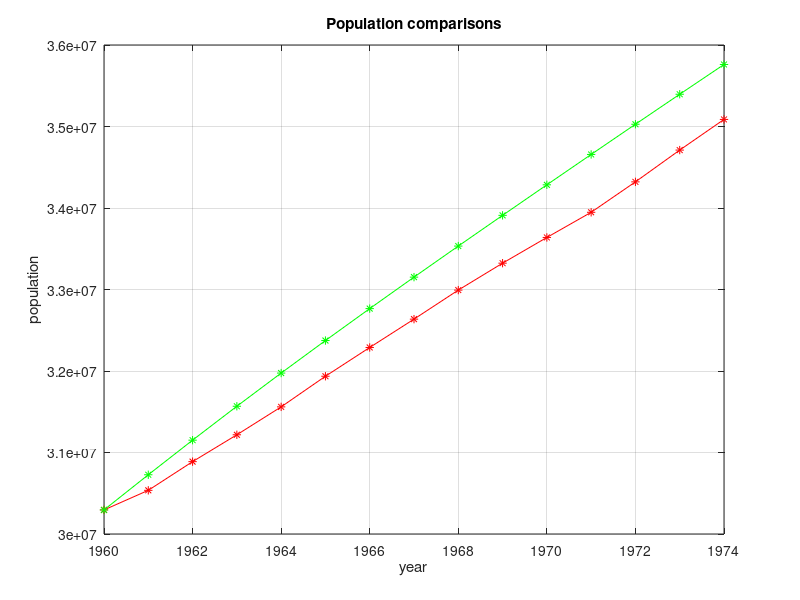
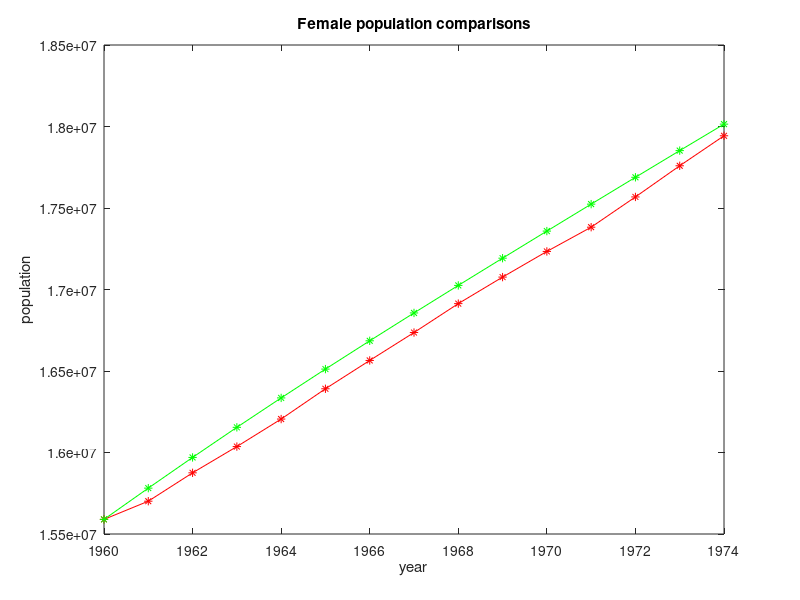
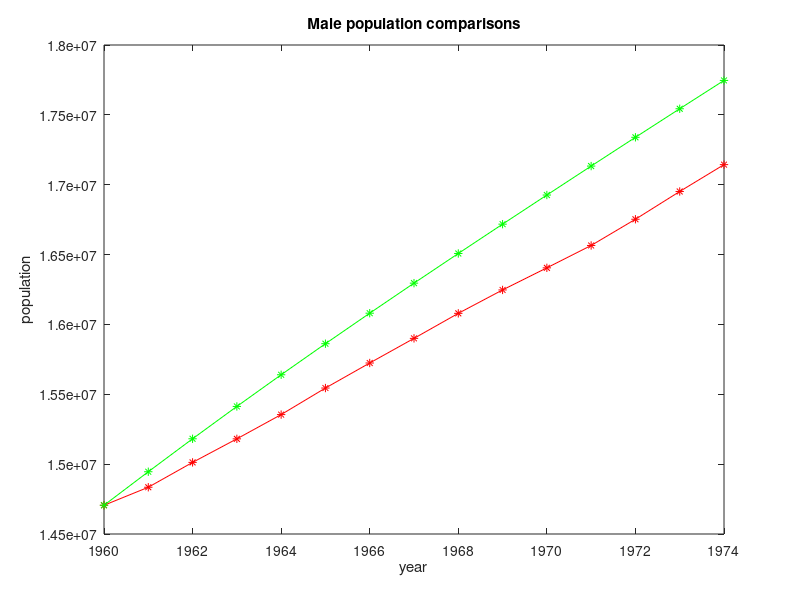

The MATLAB script that drew these images, in order:
clear all;
clc;

maxAge = 110;
l0 = 100000;
startYear = 1961;
lastYear = 1974;

%1      2
%age ratio
ratioFertility = importdata('CoefFertility.txt');%m_x
%correction data: some age duplicated (today, a person can be 13 if he was born 2003 or 2002)

j = 1;
while j <= length(ratioFertility(1:end-1, 1))
    k = j;
    while k < length(ratioFertility(1:end-1, 1))
        if ratioFertility(k, 1) == ratioFertility(k + 1, 1)
            ratioFertility(k, 2) = (ratioFertility(k, 2) + ratioFertility(k+1, 2))*0.5;%midle value
            ratioFertility(k+1, :) = [];
            break;
        end
        k = k + 1;
    end
    j = j+1;
end
%correction data: add zeros for small and large ages
ratioFertility = [...
    [0:ratioFertility(1,1)-1]', zeros(ratioFertility(1,1), 1);...
    ratioFertility;...
    [ratioFertility(end, 1)+1:maxAge]', zeros(maxAge - ratioFertility(end,1), 1)...
];
ratioFertility = ratioFertility(:,2);
    

%1      2     3    4
%age female male total
population = importdata('SpainPopulation.txt');%n_x
population = [population(:,2);population(:,3)];%0..n - female, n+1..2n+2 - male


%1      2
%age population
populationCohortFemaleMatrix = importdata('SpainPopulationCohortFemale.txt');%L_x_f
populationCohortFemale = populationCohortFemaleMatrix(:,2);
populationCohortMaleMatrix = importdata('SpainPopulationCohortMale.txt');%L_x_m
populationCohortMale = populationCohortMaleMatrix(:,2);



%delta
shareNewbornFemale = population(1) / (population(1) + population(maxAge+2));%sum(population(1:maxAge+1))/sum(population)
shareNewbornMale = 1 - shareNewbornFemale;


 P_f = populationCohortFemale(2:end) ./ populationCohortFemale(1:end-1);

 F_f = 0.5 * shareNewbornFemale * (ratioFertility(1:end-1) + P_f .* ratioFertility(2:end)) *...
 populationCohortFemale(1) / l0;
 L_f =diag(P_f, -1);
 L_f(1, 1:end-1) = F_f;

    %sprintf('Female: %f\n', sum(L_f * population(1:maxAge+1)));
    %dlmwrite('Leslie_female.txt', L_f, 'delimiter','\t');

    % FOR MALE

  P_m = populationCohortMale(2:end) ./ populationCohortMale(1:end-1);
  F_m = 0.5 * shareNewbornMale * (ratioFertility(1:end-1) + P_m.* ratioFertility(2:end)) *...
  populationCohortMale(1) / l0;

  L = [L_f, zeros(maxAge+1);zeros(maxAge+1), diag(P_f, -1)];
  L(maxAge + 2, 1:maxAge) = F_m;
  
myTotalPop = [];
myFemalePop = [];
myMalePop = [];
for year = startYear:1:lastYear
    population = L*population;
    myTotalPop = vertcat(myTotalPop, [year, sum(population)]);
    myFemalePop = vertcat(myFemalePop, [year, sum(population(1 : maxAge+1))]);
    myMalePop = vertcat(myMalePop, [year, sum(population(maxAge+2 : end))]);
    sprintf('Population %d: %f\n',year, sum(population))
end

etalonTotalPopulation = importdata('totalPopulation.txt');
myTotalPop = vertcat(etalonTotalPopulation(1,:),myTotalPop);

%draw total population size
figure
plot(etalonTotalPopulation(:,1), etalonTotalPopulation(:,2), 'r*-', myTotalPop(:,1), myTotalPop(:,2), 'g*-')
title('Population comparisons')
xlabel('year')
ylabel('population')
grid on


etalonFemalePopulation = importdata('totalFemalePopulation.txt');
myFemalePop = vertcat(etalonFemalePopulation(1,:),myFemalePop);
%draw female population
figure
plot(etalonFemalePopulation(:,1), etalonFemalePopulation(:,2), 'r*-', myFemalePop(:,1), myFemalePop(:,2), 'g*-')
title('Female population comparisons')
xlabel('year')
ylabel('population')

etalonMalePopulation = importdata('totalMalePopulation.txt');
myMalePop = vertcat(etalonMalePopulation(1,:),myMalePop);
%draw male population
figure
plot(etalonMalePopulation(:,1), etalonMalePopulation(:,2), 'r*-', myMalePop(:,1), myMalePop(:,2), 'g*-')
title('Male population comparisons')
xlabel('year')
ylabel('population')








